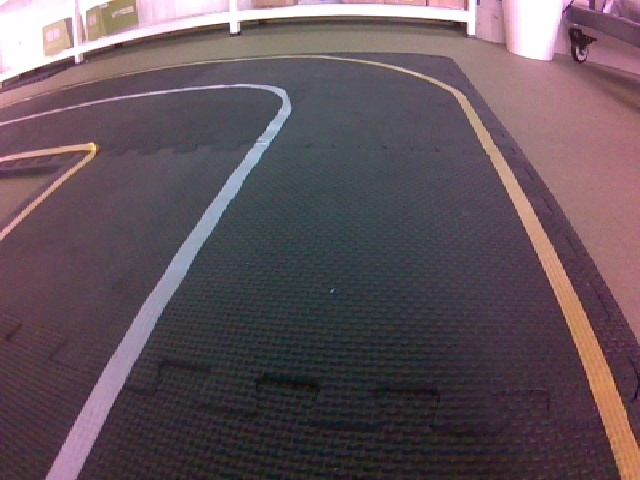
#> input picture images/frame_20250412_152533_821773.jpg, 640 x 480 px; its folder holds only this picture in this run
$ python generate_white_masks.py
#> lines starting #> are read from the running program, lines starting #| are printed output that depends on the picture; after the words box and inside, x2 and y2 are one past the last pixel; in counts of white or black regions, pixels touching at a corner belong together

import os
import cv2
import numpy as np

input_dir = "images"
output_dir = "masks"
os.makedirs(output_dir, exist_ok=True)

def process_image(image_path):
#> called with image_path = 'images/frame_20250412_152533_821773.jpg'
    image = cv2.imread(image_path)
#> image is the input picture: shape (480, 640, 3); mean B, G, R 90.9, 83.3, 98.8
    h, w = image.shape[:2]
#> h = 480; w = 640

    # Crop opcional: ignorar parte superior da imagem (onde há menos pista)
    roi = image[int(h*0.4):, :]  # manter só parte inferior
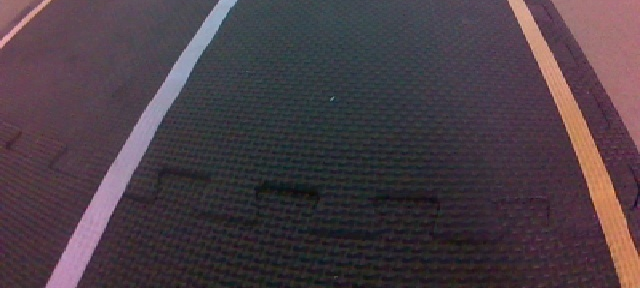
#> roi: shape (288, 640, 3); mean B, G, R 69.5, 61.8, 74.5

    # Conversão para HSV e máscara de branco
    hsv = cv2.cvtColor(roi, cv2.COLOR_BGR2HSV)
#> hsv: shape (288, 640, 3); mean H, S, V 129.1, 60.1, 78.9
    lower_white = np.array([0, 0, 200])
    upper_white = np.array([180, 40, 255])
    mask = cv2.inRange(hsv, lower_white, upper_white)
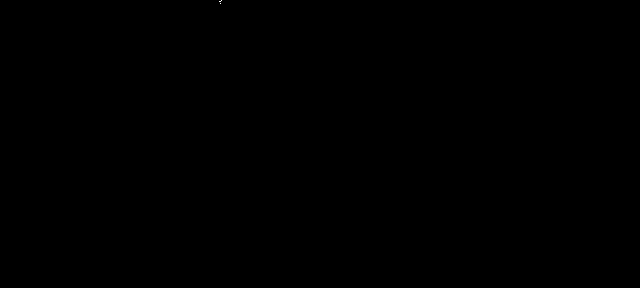
#> mask: shape (288, 640); 0% white in thin lines or dots, all inside (x1, y1, x2, y2) = (219, 0, 222, 4)

    # Morfologia para remover ruído
    kernel = cv2.getStructuringElement(cv2.MORPH_RECT, (3, 3))
    mask = cv2.morphologyEx(mask, cv2.MORPH_OPEN, kernel)
#> mask: shape (288, 640); every value is 0
    mask = cv2.morphologyEx(mask, cv2.MORPH_CLOSE, kernel)

    # Encontrar contornos e manter apenas os grandes e estreitos
    contours, _ = cv2.findContours(mask, cv2.RETR_EXTERNAL, cv2.CHAIN_APPROX_SIMPLE)
#> contours = []
    clean_mask = np.zeros_like(mask)

    for cnt in contours:
        area = cv2.contourArea(cnt)
        x, y, w_box, h_box = cv2.boundingRect(cnt)
        aspect_ratio = h_box / (w_box + 1e-5)
        if area > 50 and aspect_ratio > 1.5:
            cv2.drawContours(clean_mask, [cnt], -1, 255, -1)
#> this loop made 0 passes

    # Voltar a encaixar na imagem original (com crop compensado)
    final_mask = np.zeros((h, w), dtype=np.uint8)
    final_mask[int(h*0.4):, :] = clean_mask
#> final_mask: shape (480, 640); every value is 0

    return final_mask

# Processar todas as imagens
for filename in sorted(os.listdir(input_dir)):
    if filename.lower().endswith((".png", ".jpg", ".jpeg")):
        input_path = os.path.join(input_dir, filename)
        output_path = os.path.join(output_dir, filename)

        mask = process_image(input_path)
        cv2.imwrite(output_path, mask)
        print(f"Salvou: {output_path}")

$ run again, on images/frame_20250412_152646_007800.jpg
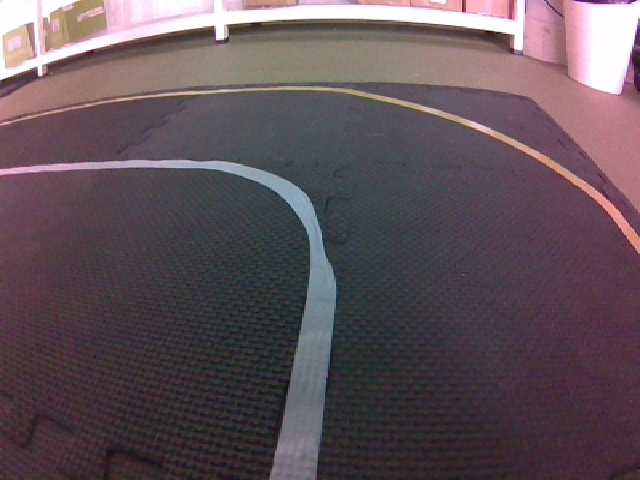
#> input picture images/frame_20250412_152646_007800.jpg, 640 x 480 px
#> in process_image, image is the input picture: shape (480, 640, 3); mean B, G, R 88.1, 81.7, 96
#> in process_image, `roi = image[int(h*0.4):, :]`:
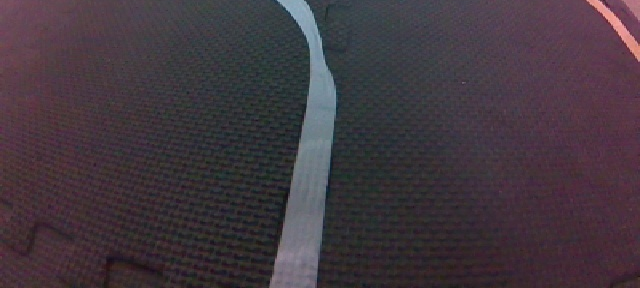
#> roi: shape (288, 640, 3); mean B, G, R 63.4, 55.6, 66.1
#> hsv: shape (288, 640, 3); mean H, S, V 135.8, 56.4, 69.6
#> mask: shape (288, 640); every value is 0
#> contours = []
#> final_mask: shape (480, 640); every value is 0

$ run again, on images/frame_20250412_152647_006871.jpg
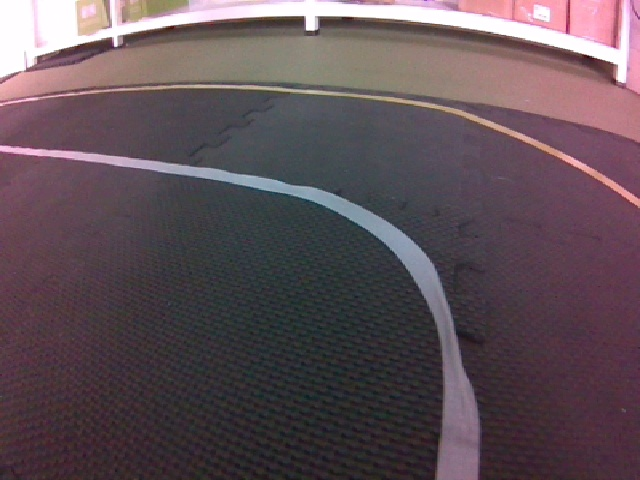
#> input picture images/frame_20250412_152647_006871.jpg, 640 x 480 px
#> in process_image, image is the input picture: shape (480, 640, 3); mean B, G, R 87, 80.1, 95.3
#> in process_image, `roi = image[int(h*0.4):, :]`:
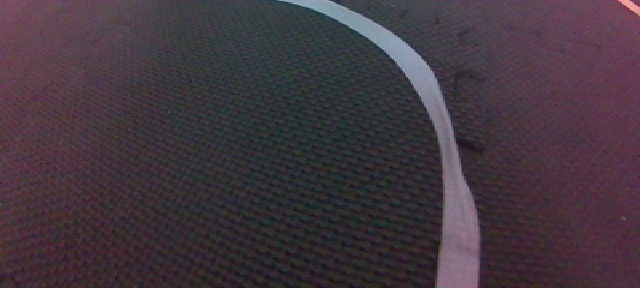
#> roi: shape (288, 640, 3); mean B, G, R 63, 54.9, 66.3
#> hsv: shape (288, 640, 3); mean H, S, V 137.5, 57.1, 69.5
#> mask: shape (288, 640); every value is 0
#> contours = []
#> final_mask: shape (480, 640); every value is 0

$ run again, on images/frame_20250412_152648_039938.jpg
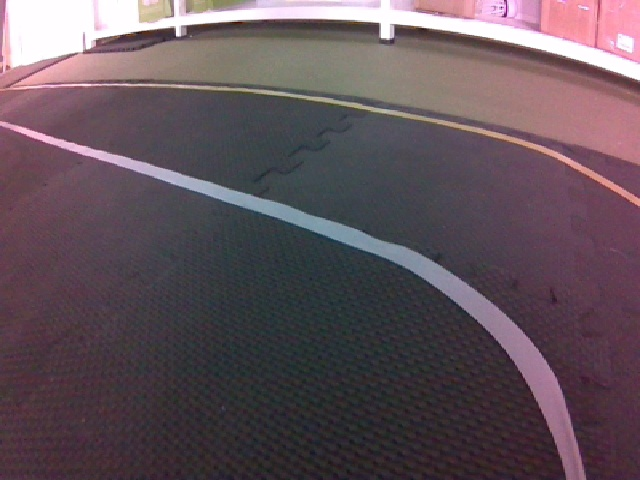
#> input picture images/frame_20250412_152648_039938.jpg, 640 x 480 px
#> in process_image, image is the input picture: shape (480, 640, 3); mean B, G, R 90.3, 82.4, 97.7
#> in process_image, `roi = image[int(h*0.4):, :]`:
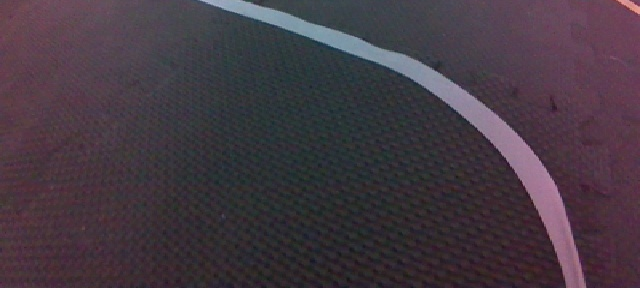
#> roi: shape (288, 640, 3); mean B, G, R 66.5, 57.1, 68.4
#> hsv: shape (288, 640, 3); mean H, S, V 138.8, 58.3, 72.4
#> contours = []
#> final_mask: shape (480, 640); every value is 0

$ run again, on images/frame_20250412_152556_150506.jpg
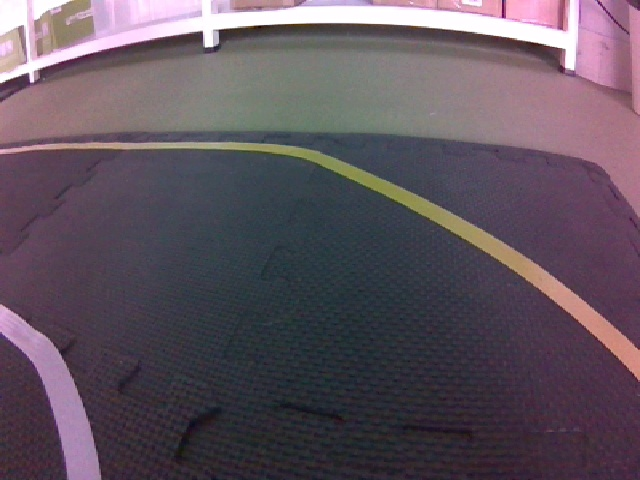
#> input picture images/frame_20250412_152556_150506.jpg, 640 x 480 px
#> in process_image, image is the input picture: shape (480, 640, 3); mean B, G, R 94.3, 83.5, 95.8
#> in process_image, `roi = image[int(h*0.4):, :]`:
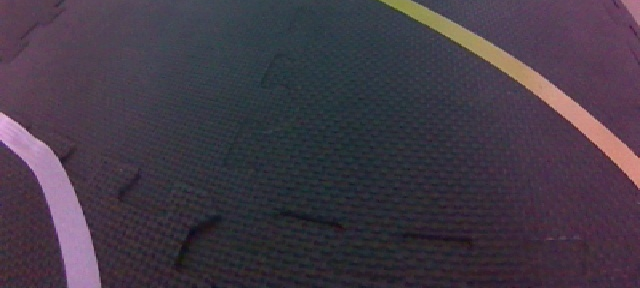
#> roi: shape (288, 640, 3); mean B, G, R 70.2, 57.7, 66.9
#> hsv: shape (288, 640, 3); mean H, S, V 129.2, 65, 73.8
#> contours = []
#> final_mask: shape (480, 640); every value is 0
